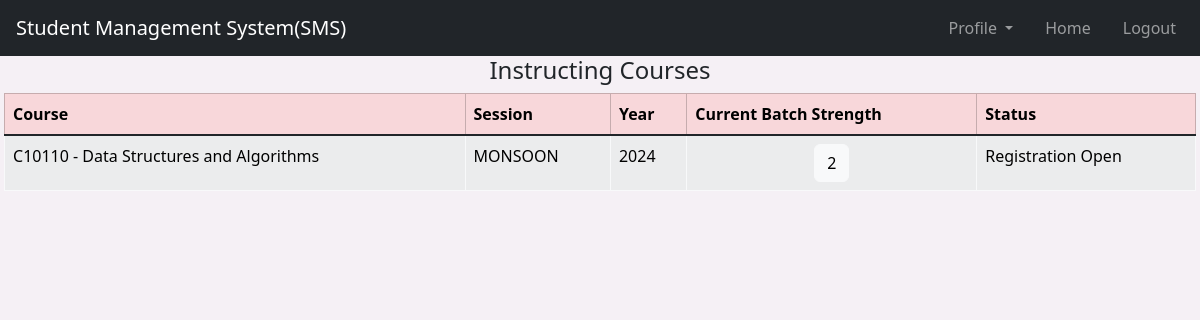
/faculty_dashboard (signed in), run on the app's committed database.
### website/models.py (models this page shows)
class Course(db.Model):
    id = db.Column(db.Integer, primary_key=True)
    name = db.Column(db.String(100))
    dept_id = db.Column(db.String(100), db.ForeignKey('department.id'))
    session_id = db.Column(db.Integer, db.ForeignKey('session.id'))
    status_id = db.Column(db.Integer, db.ForeignKey('status.status_id'), default=0)

class Session(db.Model):
    id = db.Column(db.Integer, primary_key=True)
    session = db.Column(db.String(7), nullable=False)

class Instructor(db.Model):
    id = db.Column(db.Integer, primary_key=True)
    f_id = db.Column(db.Integer, db.ForeignKey('faculty.id'))
    c_id = db.Column(db.Integer, db.ForeignKey('course.id'))
    year = db.Column(db.Integer, CheckConstraint('year >= 2024 AND year <= 2100'))

class Status(db.Model):
    id = db.Column(db.Integer, primary_key=True, nullable=False)
    status_id = db.Column(db.Integer, CheckConstraint('status>=0 AND status<=3'))
    status = db.Column(db.String(50))

### website/views.py (the view)
@views.route('/faculty_dashboard')
@login_required
def faculty_dashboard():
    instructions = []
    for record in current_user.instruct:
        instruction = {}
        course = Course.query.filter_by(id=record.c_id).first()
        instruction['course_id'] = course.id
        instruction['course_name'] = course.name
        instruction['session'] = (Session.query.filter_by(id=course.session_id).first()).session
        instruction['year'] = record.year
        instruction['strength'] = Register.query.filter_by(c_id=course.id, year=year).with_entities(
            func.count()).scalar()
        instruction['status'] = Status.query.filter_by(status_id=course.status_id).first()
        instructions.append(instruction)
    return render_template("faculty_dashboard.html", user=current_user,
                           dept=Department.query.filter_by(id=current_user.dept_id).first(), instructions=instructions)

### website/templates/faculty_dashboard.html (shortened to what this page needs)
{% extends "base.html" %}
{% block content%}
<h4 align="center">Instructing Courses</h4>
<div class="mx-1">
<table class="table table-striped  table-hover table-bordered border-light mx-auto ">
 <thead class="table-danger">
    <tr>
      <th scope="col">Course</th>
      <th scope="col">Session</th>
      <th scope="col">Year</th>
         <th scope="col">Current Batch Strength</th>
        <th scope="col">Status</th>
    </tr>
  </thead>
  <tbody class="table-group-divider">{%for instruction in instructions%}
    <tr >
      <td class="bg-light">C{{instruction.course_id}} - {{instruction.course_name}}</td>
      <td class="bg-light">{{instruction.session}}</td>
        <td class="bg-light">{{instruction.year}}</td>
        <td class="bg-light text-center"><a class="btn btn-light" href="faculty_dashboard/{{instruction.course_id}}/view_batch">{{instruction.strength}}</a></td>
        {%if instruction.status.status == "Grading Open"%}
        <td class = "bg-light"><a class="btn btn-success" href="faculty_dashboard/{{instruction.course_id}}/grade_assigner">{{instruction.status.status}}</a></td>
        {%else%}
        <td class = "bg-light">{{instruction.status.status}}</td>
        {%endif%}
    </tr>{%endfor%}
  </tbody>
</table>
</div>
{% endblock %}

### website/templates/base.html (style rules this page uses)
body { background-color: rgb(245,240,245); }

### data on the page
Course: course_id "10110", course_name "Data Structures and Algorithms"
Instructor: year "2024"
Status: status.status "Registration Open"

### other printed values
{{ instruction.session }} "MONSOON"
{{ instruction.strength }} "2"
